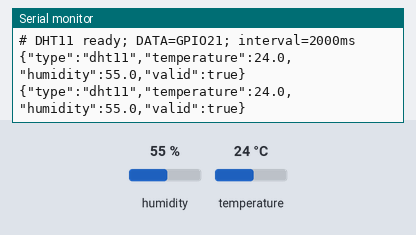
This sketch was run on a simulated ESP32-S3. On the bench: the last lines printed to the serial monitor. The test bench sets the inputs (shaded band); at power-on: humidity 55 %, temperature 24 °C.

Above: at 4.8 s.
4.9 s: humidity set to 22 %
At 6.6 s:
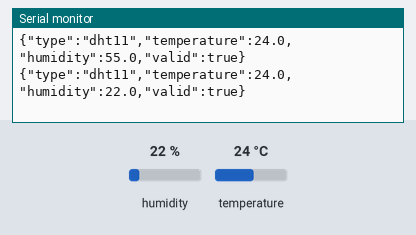
7.9 s: temperature set to 12 °C
At 9.0 s:
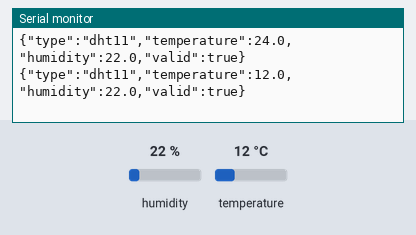
10.9 s: humidity set to 40 %
At 12.6 s:
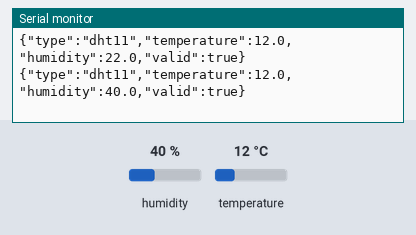
Timing chart, 0 to 14.1 s (numbered marks = the images above; inputs shaded):
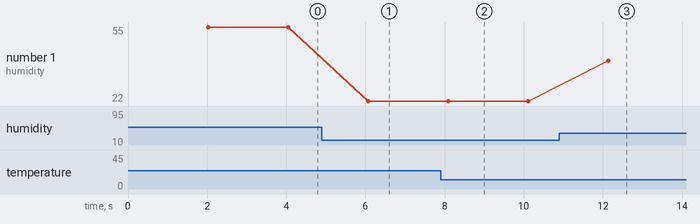

The sketch:

observatory_dht11.ino
```cpp
// Standalone example: only for a verified 3.3V DHT11 module with DATA pulled up to 3.3V.
// Arduino Library Manager: "DHT sensor library" by Adafruit and Adafruit Unified Sensor.
#include <DHT.h>
constexpr uint8_t DATA_PIN = 21;
DHT sensor(DATA_PIN, DHT11);
void setup() {
  Serial.begin(115200);
  sensor.begin();
  Serial.printf("# DHT11 ready; DATA=GPIO%u; interval=2000ms\n", unsigned(DATA_PIN));
}
void loop() {
  delay(2000);
  float humidity = sensor.readHumidity();
  float temperature = sensor.readTemperature();
  if (!isfinite(temperature) || temperature < 0 || temperature > 50 ||
      !isfinite(humidity) || humidity < 0 || humidity > 100)
    Serial.println("{\"type\":\"dht11\",\"temperature\":null,\"humidity\":null,\"valid\":false}");
  else Serial.printf("{\"type\":\"dht11\",\"temperature\":%.1f,\"humidity\":%.1f,\"valid\":true}\n",temperature,humidity);
}
```

Measured:
- after the input at 4.9 s, the serial monitor: prints a new line after 1.2 s (image 1)
- after the input at 7.9 s, the serial monitor: prints a new line after 0.19 s (image 2)
- after the input at 10.9 s, the serial monitor: prints a new line after 1.2 s (image 3)
- plotted number 1: 55 → 22 after the input at 4.9 s, 22 → 40 after the input at 10.9 s
